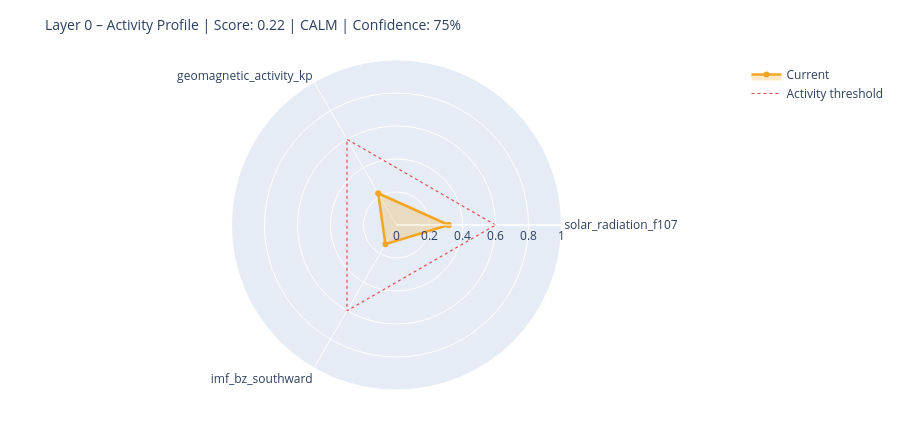

Notebook code for this chart:
### Markdown cell above
---
## 6. State Assessment & Handoff to Layer 1

### Code cell
# ============================================================
# STEP 1 – Collect raw values with source modes
# Mode: 'primary' | 'fallback_3h' | 'last_valid' | 'missing'
# ============================================================

def safe_last(df, col):
    if df is None or col not in df.columns: return None
    s = df[col].dropna()
    return float(s.iloc[-1]) if not s.empty else None

f107_now = safe_last(df_f107, 'f10.7')
bz_now   = safe_last(df_mag,  'bz_gsm')
kp_now   = safe_last(df_kp,   'kp')
sw_now   = safe_last(df_sw,   'speed')

source_modes = {
    'F10.7':    'primary'  if f107_now is not None else 'missing',
    'Kp':       'primary'  if kp_now   is not None else 'missing',
    'IMF_Bz':   'primary'  if bz_now   is not None else 'missing',
    'SW_speed': 'primary'  if sw_now   is not None else 'missing',
}

# Kp Fallback – 3h endpoint
if kp_now is None:
    try:
        r = requests.get(
            'https://services.swpc.noaa.gov/json/noaa-planetary-k-index.json',
            timeout=10)
        r.raise_for_status()
        fb = pd.DataFrame(r.json())
        tc = next((c for c in fb.columns if 'time' in c.lower()), fb.columns[0])
        kc = next((c for c in fb.columns if 'kp' in c.lower() and c != tc), None)
        if kc:
            fb[kc] = fb[kc].astype(str).str.extract(r'([0-9]+(?:\.[0-9]*)?)')[0]
            fb[kc] = pd.to_numeric(fb[kc], errors='coerce')
            fb = fb[fb[kc] >= 0].dropna(subset=[kc])
            if not fb.empty:
                kp_now = float(fb[kc].iloc[-1])
                source_modes['Kp'] = 'fallback_3h'
                print(f'  Kp fallback (3h): {kp_now:.1f}')
    except Exception as e:
        print(f'  Kp fallback failed: {e}')

# Solar Wind Fallback – last valid value
if sw_now is None and df_sw is not None and 'speed' in df_sw.columns:
    s = df_sw['speed'].dropna()
    if not s.empty:
        sw_now = float(s.iloc[-1])
        source_modes['SW_speed'] = 'last_valid'
        print(f'  SW fallback (last_valid): {sw_now:.0f} km/s')

print()
print('Source modes:', source_modes)

# ============================================================
# STEP 2 – Score from available components only
# ============================================================

def norm(v, lo, hi):
    if v is None: return None
    return max(0.0, min(1.0, (v - lo) / (hi - lo)))

COMPONENTS = {
    'solar_radiation_f107':    (f107_now, norm(f107_now, 60, 250)),
    'geomagnetic_activity_kp': (kp_now,   norm(kp_now,   0,   9)),
    'imf_bz_southward':        (bz_now,   norm(-(bz_now or 0) if bz_now else None, -5, 30)
                                           if bz_now is not None else None),
    'solar_wind_speed':        (sw_now,   norm(sw_now, 300, 800)),
}

available   = {k: v[1] for k, v in COMPONENTS.items() if v[1] is not None}
unavailable = [k for k, v in COMPONENTS.items() if v[1] is None]

layer0_score = round(sum(available.values()) / len(available), 4) if available else None
confidence   = round(len(available) / len(COMPONENTS), 2)

level = ('unknown'  if layer0_score is None
         else 'calm'     if layer0_score < 0.3
         else 'moderate' if layer0_score < 0.6
         else 'active')

# ============================================================
# STEP 3 – Dominant Driver
# ============================================================

def dominant_driver(kp, f107, bz, sw):
    candidates = []
    if kp   is not None and kp   >= 4:   candidates.append(('geomagnetic',    kp / 9))
    if sw   is not None and sw   >= 500:  candidates.append(('solar_wind',     sw / 800))
    if bz   is not None and bz   <= -5:   candidates.append(('imf_southward',  abs(bz) / 30))
    if f107 is not None and f107 >= 150:  candidates.append(('solar_radiation',f107 / 250))
    return max(candidates, key=lambda x: x[1])[0] if candidates else 'none'

driver = dominant_driver(kp_now, f107_now, bz_now, sw_now)

# ============================================================
# STEP 4 – Downstream expectations
# ============================================================

def downstream_expectation(driver, score, kp, bz, f107):
    exp = {
        'magnetosphere':        'calm',
        'ionosphere':           'calm',
        'schumann_resonance':   'unchanged',
        'lithosphere_currents': 'low',
    }
    if driver == 'geomagnetic' or (kp and kp >= 5):
        exp['magnetosphere']        = 'compressed / storm'
        exp['ionosphere']           = 'elevated disturbance (TEC variability)'
        exp['schumann_resonance']   = 'elevated amplitude possible'
        exp['lithosphere_currents'] = 'elevated induction currents'
    elif driver == 'imf_southward' or (bz and bz <= -5):
        exp['magnetosphere']        = 'energy coupling active'
        exp['ionosphere']           = 'elevated electron density possible'
        exp['schumann_resonance']   = 'slight modulation possible'
    elif driver == 'solar_radiation' or (f107 and f107 >= 150):
        exp['ionosphere']           = 'elevated ionization (F-layer)'
        exp['schumann_resonance']   = 'slightly elevated background activity'
    return exp

downstream = downstream_expectation(driver, layer0_score, kp_now, bz_now, f107_now)

# ============================================================
# CONSOLE OUTPUT
# ============================================================

W = 58
print('=' * W)
print('LAYER 0 – STATE ASSESSMENT')
print('=' * W)
for name, (raw_v, score_v) in COMPONENTS.items():
    if score_v is not None:
        bar = '█' * int(score_v * 20) + '░' * (20 - int(score_v * 20))
        print(f'  {name:<35}  {bar}  {score_v:.2f}')
    else:
        print(f'  {name:<35}  {"─" * 20}  n/a')
print('-' * W)
print(f'  Score ({len(available)}/{len(COMPONENTS)} components):  {layer0_score:.3f}')
print(f'  Confidence:         {confidence:.0%}')
print(f'  Level:              {level.upper()}')
print(f'  Dominant Driver:    {driver}')

# Radar chart
cats = list(available.keys())
vals = list(available.values())
if len(cats) >= 3:
    fig = go.Figure()
    fig.add_trace(go.Scatterpolar(
        r=vals + [vals[0]], theta=cats + [cats[0]],
        fill='toself', fillcolor='rgba(242,166,35,0.25)',
        line=dict(color='#F2A623', width=2.5), name='Current'
    ))
    fig.add_trace(go.Scatterpolar(
        r=[0.6] * (len(cats) + 1), theta=cats + [cats[0]],
        line=dict(color='#E24B4A', dash='dot', width=1.2),
        mode='lines', name='Activity threshold'
    ))
    fig.update_layout(
        title=dict(text=f'Layer 0 – Activity Profile | Score: {layer0_score:.2f} | {level.upper()} | Confidence: {confidence:.0%}',
                   font=dict(size=14)),
        polar=dict(radialaxis=dict(visible=True, range=[0, 1])),
        height=430, showlegend=True,
        margin=dict(l=60, r=60, t=60, b=40)
    )
    fig.show()

### Figure 1 — Plotly figure (JSON) as saved in the notebook; plotly's stock layout.template omitted (floating-point values rounded to 4 significant figures)
{"data": [{"fill": "toself", "fillcolor": "rgba(242,166,35,0.25)", "line": {"color": "#F2A623", "width": 2.5}, "name": "Current", "r": [0.3158, 0.2222, 0.1346, 0.3158], "theta": ["solar_radiation_f107", "geomagnetic_activity_kp", "imf_bz_southward", "solar_radiation_f107"], "type": "scatterpolar"}, {"line": {"color": "#E24B4A", "dash": "dot", "width": 1.2}, "mode": "lines", "name": "Activity threshold", "r": [0.6, 0.6, 0.6, 0.6], "theta": ["solar_radiation_f107", "geomagnetic_activity_kp", "imf_bz_southward", "solar_radiation_f107"], "type": "scatterpolar"}], "layout": {"height": 430, "margin": {"b": 40, "l": 60, "r": 60, "t": 60}, "polar": {"radialaxis": {"range": [0, 1], "visible": true}}, "showlegend": true, "title": {"font": {"size": 14}, "text": "Layer 0 – Activity Profile | Score: 0.22 | CALM | Confidence: 75%"}}}
